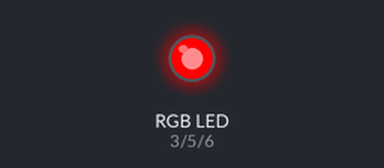
This sketch was run on a simulated Arduino Uno, built with avr-gcc and run on an emulated ATmega328P. Shown: an RGB LED mixed from three pins (HIGH = lit).

Above: at 0.1 s.
At 2.1 s:
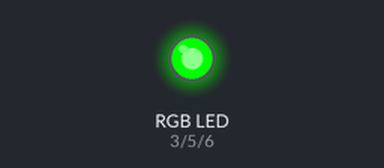
At 4.1 s:
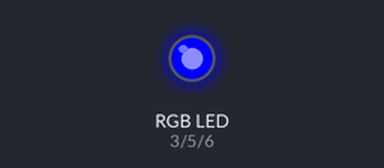
At 17.2 s:
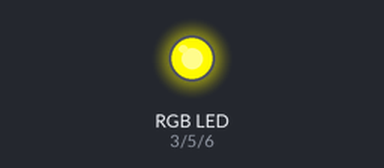
At 24.2 s:
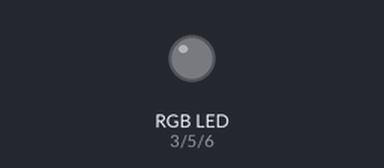
At 32.2 s:
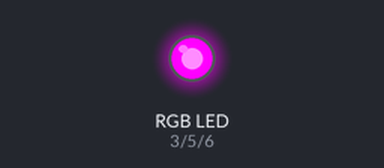
Timing chart, 0 to 40.0 s (numbered marks = the images above):
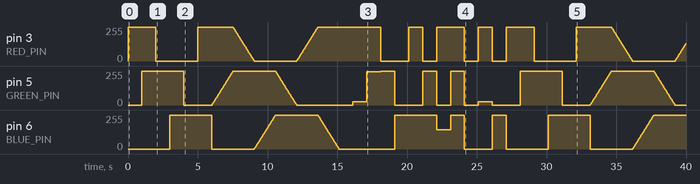

The sketch:

arduino_led_rgb_hsv.ino
```cpp
/* GitHub: alejandro-n-rivera */
// By default uses first three PWM (~) pins on the Arduino Uno
#define RED_PIN 3
#define GREEN_PIN 5
#define BLUE_PIN 6

// Color names supported: (e.g., setLEDColor(RED);)
#define OFF 0
#define RED 1
#define ORANGE 2
#define YELLOW 3
#define GREEN 4
#define BLUE 5
#define PURPLE 6
#define CYAN 7
#define PINK 8
#define WHITE 9

// Red, Green, Blue ranges: R: [0, 255], G: [0, 255], B: [0, 255] (e.g., setLEDRGB(255, 125, 0);)
// Hue, Saturation, Value (Brightness) ranges: H: [0, 359], S: [0.00, 1.00], V: [0.00, 1.00] (e.g., setLEDHSV(270, 0.50, 1.00);)

void setup()
{
  // Arduino reference docs: "You do not need to call pinMode() to set the pin as an output before calling analogWrite()."
  // So, uh, I guess there really isn't anything else to setup...
}

void loop()
{
  blinkHSV();
  cycleHSV();
  testColors();
  goGators();
}

void setLEDRGB(byte r, byte g, byte b)
{
  analogWrite(RED_PIN, r);
  analogWrite(GREEN_PIN, g);
  analogWrite(BLUE_PIN, b);
}

void setLEDHSV(int h, float s, float v)
{
  /* Formula used (Alternative): https://en.wikipedia.org/wiki/HSL_and_HSV#HSV_to_RGB */

  float r, g, b;

  // Convert HSV to RGB using Alternative Wikipedia formula
  r = v - (v * s * max(min(fmod(5.0+(h/60.0), 6.0), min(4.0 - (fmod(5.0+(h/60.0), 6.0)), 1.0)), 0.0));
  g = v - (v * s * max(min(fmod(3.0+(h/60.0), 6.0), min(4.0 - (fmod(3.0+(h/60.0), 6.0)), 1.0)), 0.0));
  b = v - (v * s * max(min(fmod(1.0+(h/60.0), 6.0), min(4.0 - (fmod(1.0+(h/60.0), 6.0)), 1.0)), 0.0));

  setLEDRGB(r * 255, g * 255, b * 255); // Multiply RGB by 255 to convert to byte values
}

void blinkHSV()
{
  // Jumps to the six main HSV colors
  // Set Hue to: 0, 60, 120, 180, 240, 300
  for(int i = 0; i < 6; i++)
  {
    setLEDHSV(i*60, 1.00, 1.00);
    delay(1000);
  }
}

void cycleHSV()
{
  // Cycle through all the Hues [0..359] at full Saturation and Brightness
  for(int i = 0; i < 360; i++)
  {
    setLEDHSV(i, 1.00, 1.00); // Set LED Hue, Saturation, and Brightness (Value)
    delay(25);
  }
}

void setLEDColor(int color)
{
  // Set LED color by name (HSV versions of same color in comments)
  switch(color)
  {
    case OFF:
      setLEDRGB(0, 0, 0);
      // setLEDHSV(0, 0.00, 0.00);
      break;
    case RED:
      setLEDRGB(255, 0, 0);
      // setLEDHSV(0, 1.00, 1.00);
      break;
    case ORANGE:
      setLEDRGB(255, 25, 0);
      // setLEDHSV(6, 1.00, 1.00);
      break;
    case YELLOW:
      setLEDRGB(255, 250, 0);
      // setLEDHSV(59, 1.00, 1.00);
      break;
    case GREEN:
      setLEDRGB(0, 255, 0);
      // setLEDHSV(120, 1.00, 1.00);
      break;
    case BLUE:
      setLEDRGB(0, 0, 255);
      // setLEDHSV(240, 1.00, 1.00);
      break;
    case PURPLE:
      setLEDRGB(255, 0, 255);
      // setLEDHSV(300, 1.00, 1.00);
      break;
    case CYAN:
      setLEDRGB(0, 255, 255);
      // setLEDHSV(180, 1.00, 1.00);
      break;
    case PINK:
      setLEDRGB(255, 0, 144);
      // setLEDHSV(326, 1.00, 1.00);
      break;
    case WHITE:
      setLEDRGB(255, 255, 255);
      // setLEDHSV(0, 0.00, 1.00);
      break;
  }
}

void testColors()
{
  setLEDColor(RED);
  delay(1000);
  setLEDColor(ORANGE);
  delay(1000);
  setLEDColor(YELLOW);
  delay(1000);
  setLEDColor(GREEN);
  delay(1000);
  setLEDColor(BLUE);
  delay(1000);
  setLEDColor(PURPLE);
  delay(1000);
  setLEDColor(CYAN);
  delay(1000);
  setLEDColor(PINK);
  delay(1000);
  setLEDColor(WHITE);
  delay(1000);
  setLEDColor(OFF);
  delay(1000);
}

void goGators()
{
  setLEDColor(ORANGE);
  delay(1000);
  setLEDColor(BLUE);
  delay(1000);
}
```
